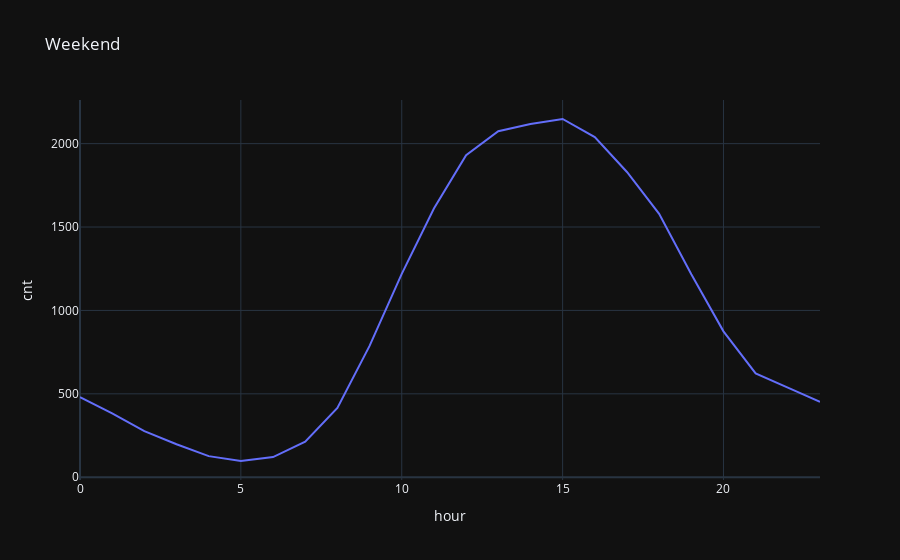

Notebook source saved alongside this figure:
### Markdown cell above
Using the plotly express library, build a line chart of the average value of cnt by hour on weekend days (use the cnt_by_weekend_hour object). Set the chart title: 'Weekends'.

### Code cell
cnt_by_weekend_hour = df.groupby(['is_weekend', 'hour'])['cnt'].mean().reset_index()
weekend_data = cnt_by_weekend_hour[cnt_by_weekend_hour['is_weekend'] == 1]
px.line(weekend_data, x='hour', y='cnt', title='Weekend',template='plotly_dark')

### Figure 1 — Plotly figure (JSON) as saved in the notebook; plotly's stock layout.template omitted (floating-point values rounded to 4 significant figures)
{"data": [{"hovertemplate": "hour=%{x}<br>cnt=%{y}<extra></extra>", "legendgroup": "", "line": {"color": "#636efa", "dash": "solid"}, "marker": {"symbol": "circle"}, "mode": "lines", "name": "", "orientation": "v", "showlegend": false, "type": "scatter", "x": [0, 1, 2, 3, 4, 5, 6, 7, 8, 9, 10, 11, 12, 13, 14, 15, 16, 17, 18, 19, 20, 21, 22, 23], "xaxis": "x", "y": [479.8, 383.3, 276.4, 197.4, 126.3, 97.25, 120.6, 213.2, 415.8, 787.4, 1219.0, 1611.0, 1931.0, 2075.0, 2118.0, 2148.0, 2040.0, 1830.0, 1579.0, 1217.0, 874.7, 622.0, 537.0, 451.7], "yaxis": "y"}], "layout": {"legend": {"tracegroupgap": 0}, "title": {"text": "Weekend"}, "xaxis": {"anchor": "y", "domain": [0, 1], "title": {"text": "hour"}}, "yaxis": {"anchor": "x", "domain": [0, 1], "title": {"text": "cnt"}}}}
